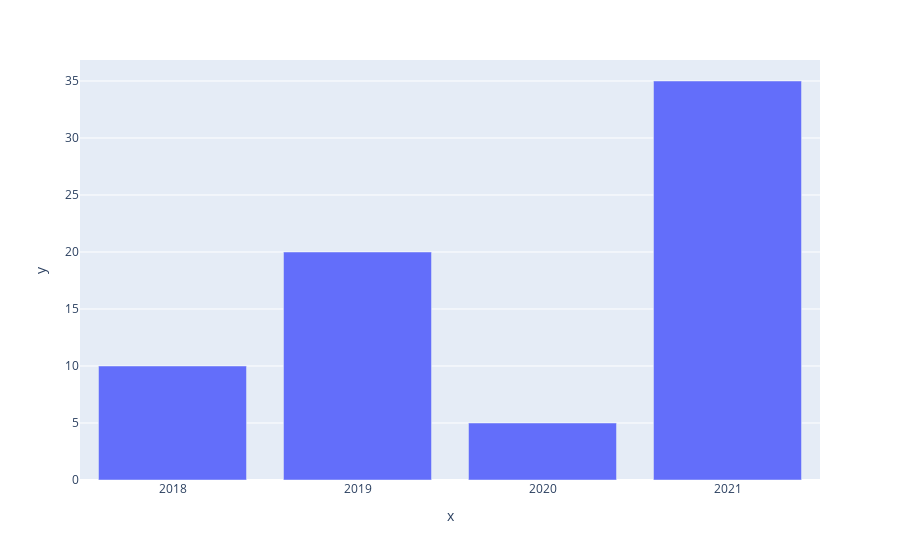

The code cell stored with this chart in its notebook:
### Code cell
# gráfico 3 - barras
dados_x = ["2018", "2019", "2020", "2021"]
dados_y = [10, 20, 5, 35]

fig = px.bar(x=dados_x, y=dados_y)
fig.show()

### Figure 1 — Plotly figure (JSON) as saved in the notebook; plotly's stock layout.template omitted (floating-point values rounded to 4 significant figures)
{"data": [{"alignmentgroup": "True", "hovertemplate": "x=%{x}<br>y=%{y}<extra></extra>", "legendgroup": "", "marker": {"color": "#636efa", "pattern": {"shape": ""}}, "name": "", "offsetgroup": "", "orientation": "v", "showlegend": false, "textposition": "auto", "type": "bar", "x": ["2018", "2019", "2020", "2021"], "xaxis": "x", "y": [10, 20, 5, 35], "yaxis": "y"}], "layout": {"barmode": "relative", "legend": {"tracegroupgap": 0}, "margin": {"t": 60}, "xaxis": {"anchor": "y", "domain": [0, 1], "title": {"text": "x"}}, "yaxis": {"anchor": "x", "domain": [0, 1], "title": {"text": "y"}}}}
